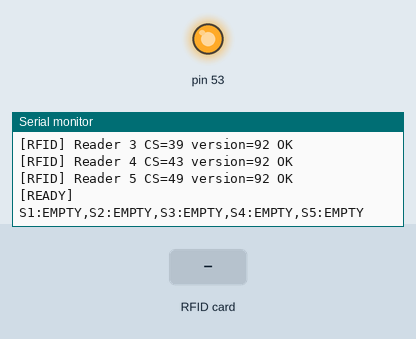
The sketch below on a simulated Arduino Mega 2560, built with avr-gcc and run on an emulated ATmega2560. Shown: output pins drawn as LEDs (lit = HIGH), the last lines printed to the serial monitor. The inputs (shaded band) are chosen by the test bench.

Above: at 1.7 s.
1.8 s: RFID card 34 6B C2 01 held to the reader
At 3.0 s:
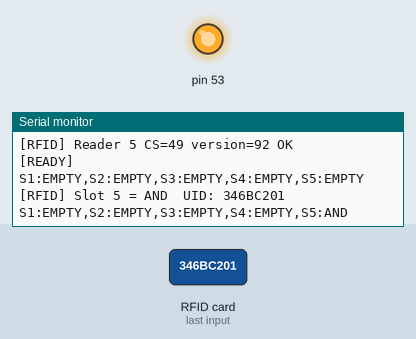
3.3 s: RFID card CA B3 14 06 held to the reader
At 4.5 s:
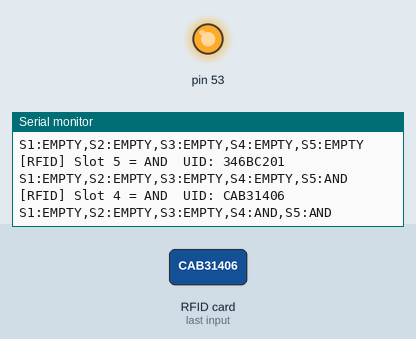
4.8 s: RFID card 47 24 1D A3 held to the reader
At 5.3 s:
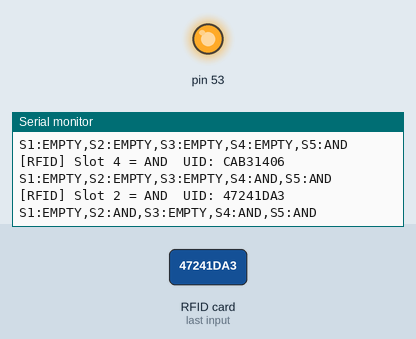
Timing chart, 0 to 7.8 s (numbered marks = the images above; inputs shaded):
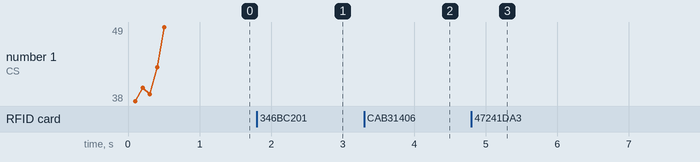

Measured:
- after the input at 1.8 s, the serial monitor: prints a new line at once (image 1)
- after the input at 3.3 s, the serial monitor: prints a new line at once (image 2)
- after the input at 4.8 s, the serial monitor: prints a new line at once (image 3)

The sketch:

arduino_rfid.ino
```cpp
/*
THIS FILE IS INTERNAL ONLY, DO NOT ADD THIS TO GITHUB

RFID MULTI READER — Arduino Mega
5 RC522 readers, sends gate assignments to Pi over Serial

Wiring:
   All readers share: MOSI->51, MISO->50, SCK->52, RST->44

CHECK ALL THESE FPR ACCURACY
   Reader 1 CS -> Pin 49
   Reader 2 CS -> Pin 53
   Reader 3 CS -> Pin 38
   Reader 4 CS -> Pin 46
   Reader 5 CS -> Pin 45

   All readers: 3.3V -> 3.3V, GND -> GND
*/

#include <SPI.h>
#include <MFRC522.h>

#define RST_PIN  44
#define NUM_READERS 5

// CS pins for each reader 38 39 40 43 49 {49, 53, 38, 46, 45};
const int CS_PINS[NUM_READERS] = {38, 40, 39, 43, 49};

// Create reader instances
MFRC522 readers[NUM_READERS] = {
    MFRC522(CS_PINS[0], RST_PIN),
    MFRC522(CS_PINS[1], RST_PIN),
    MFRC522(CS_PINS[2], RST_PIN),
    MFRC522(CS_PINS[3], RST_PIN),
    MFRC522(CS_PINS[4], RST_PIN)
};

// UID to gate type mapping
String getGate(String uid) {
    if (uid == "346BC201") return "AND";
    if (uid == "CAB31406") return "AND";
    if (uid == "47241DA3") return "AND";
    if (uid == "E7AB99A2")  return "OR";
    if (uid == "A4E700E5")  return "OR";
    if (uid == "1A16F8E1")  return "OR";
    if (uid == "271E9C04")  return "XOR";
    if (uid == "E71837A2")  return "XOR";
    if (uid == "E4F0FBE5")  return "NAND";
    if (uid == "C79213A2")  return "NAND";
    if (uid == "E76CB4A2")  return "XNOR";
    if (uid == "66971306")  return "XNOR";
    if (uid == "E77228A2")  return "NOR";
    if (uid == "05812C1F")  return "NOR";
    return "EMPTY";
}

// Current gate in each slot
String slots[NUM_READERS] = {
    "EMPTY", "EMPTY", "EMPTY", "EMPTY", "EMPTY"
};

// Track last UID per slot for debounce
String lastUIDs[NUM_READERS] = {"", "", "", "", ""};

// SETUP
void setup() {
    Serial.begin(9600);   // USB Serial to Pi

    SPI.begin();

    // Init all readers
    for (int i = 0; i < NUM_READERS; i++) {
        readers[i].PCD_Init();
        delay(50);

        // Version check
        byte ver = readers[i].PCD_ReadRegister(MFRC522::VersionReg);
        Serial.print("[RFID] Reader ");
        Serial.print(i + 1);
        Serial.print(" CS=");
        Serial.print(CS_PINS[i]);
        Serial.print(" version=");
        Serial.print(ver, HEX);
        if (ver == 0x91 || ver == 0x92 || ver == 0x82 || ver == 0x88 || ver == 0xB2) {
            Serial.println(" OK");
        } else {
            Serial.println(" CHECK WIRING");
        }
    }

    Serial.println("[READY]");
    sendSlots();   // send initial empty state to Pi
}


// Build UID string from card serial
String getUID(MFRC522 &reader) {
    String uid = "";
    for (byte i = 0; i < reader.uid.size; i++) {
        if (reader.uid.uidByte[i] < 0x10) uid += "0";
        uid += String(reader.uid.uidByte[i], HEX);
    }
    uid.toUpperCase();
    return uid;
}

// Send all slot states to Pi
// Format: "S1:AND,S2:OR,S3:EMPTY,S4:NAND,S5:XNOR\n"
void sendSlots() {
    String msg = "";
    for (int i = 0; i < NUM_READERS; i++) {
        msg += "S" + String(i + 1) + ":" + slots[i];
        if (i < NUM_READERS - 1) msg += ",";
    }
    Serial.println(msg);
}

// MAIN LOOP

void loop() {
    bool changed = false;

    for (int i = 0; i < NUM_READERS; i++) {
        if (readers[i].PICC_IsNewCardPresent() &&
            readers[i].PICC_ReadCardSerial()) {

            String uid  = getUID(readers[i]);
            String gate = getGate(uid);

            // Only update if this is a different tag than last time
            if (uid != lastUIDs[i]) {
                lastUIDs[i] = uid;
                slots[i]    = gate;
                changed     = true;

                if (gate != "EMPTY") {
                    Serial.print("[RFID] Slot ");
                    Serial.print(i + 1);
                    Serial.print(" = ");
                    Serial.print(gate);
                    Serial.print("  UID: ");
                    Serial.println(uid);
                } else {
                    Serial.print("[RFID] Unknown UID slot ");
                    Serial.print(i + 1);
                    Serial.print(": ");
                    Serial.println(uid);
                    Serial.println("       Add to getGate()");
                }
            }

            readers[i].PICC_HaltA();
            readers[i].PCD_StopCrypto1();
        }

        delay(10);
    }

    if (changed) {
        sendSlots();
    }

    delay(50);

    // Reset button, possibly add extra rfid tag as a reset
    /*
    if (digitalRead(2) == LOW) {
    for (int i = 0; i < NUM_READERS; i++) {
        lastUIDs[i] = "";
        slots[i] = "EMPTY";
    }
    changed = true;
    Serial.println("[RESET] All slots cleared");
    }
    */
}
```
